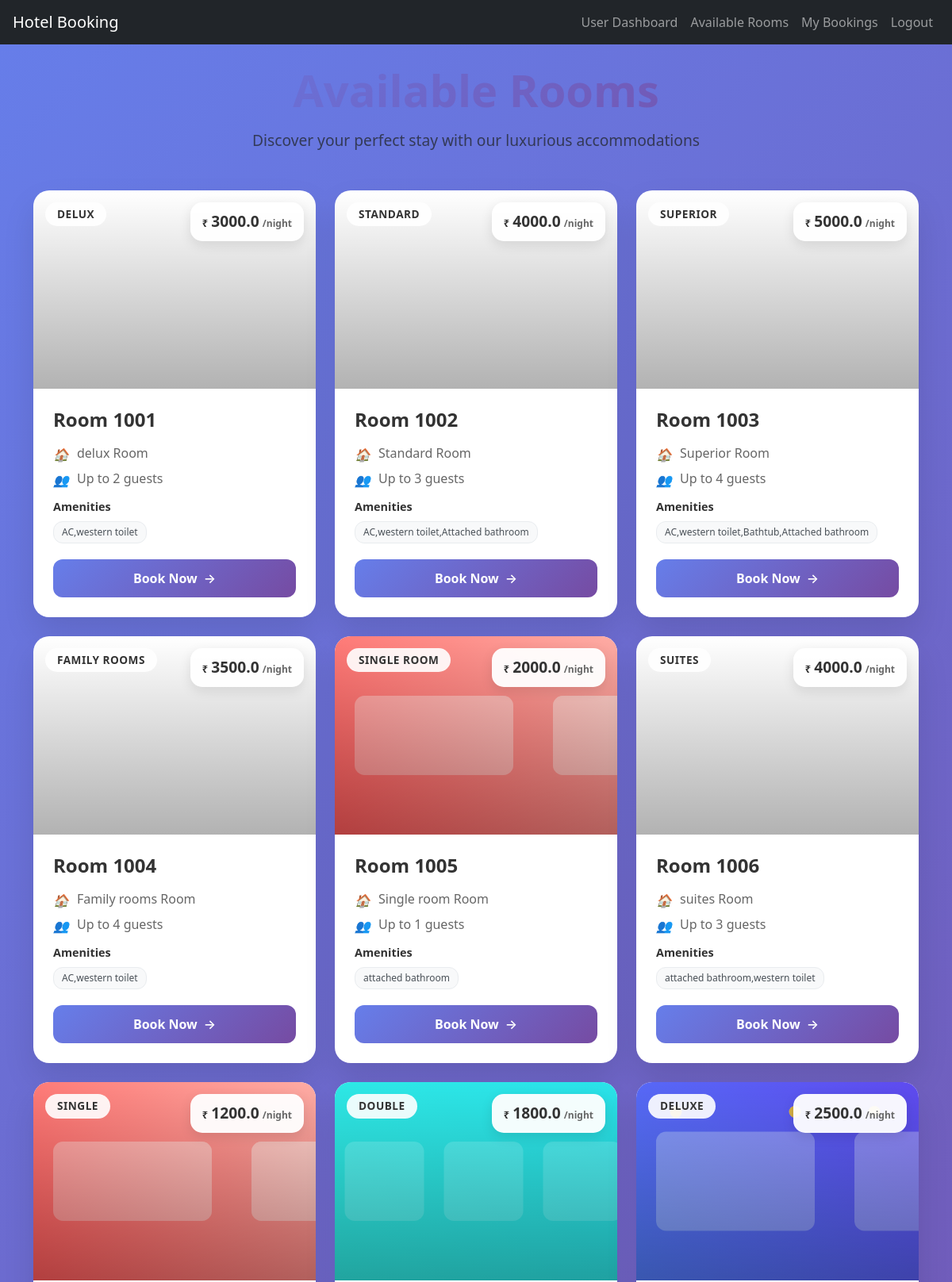
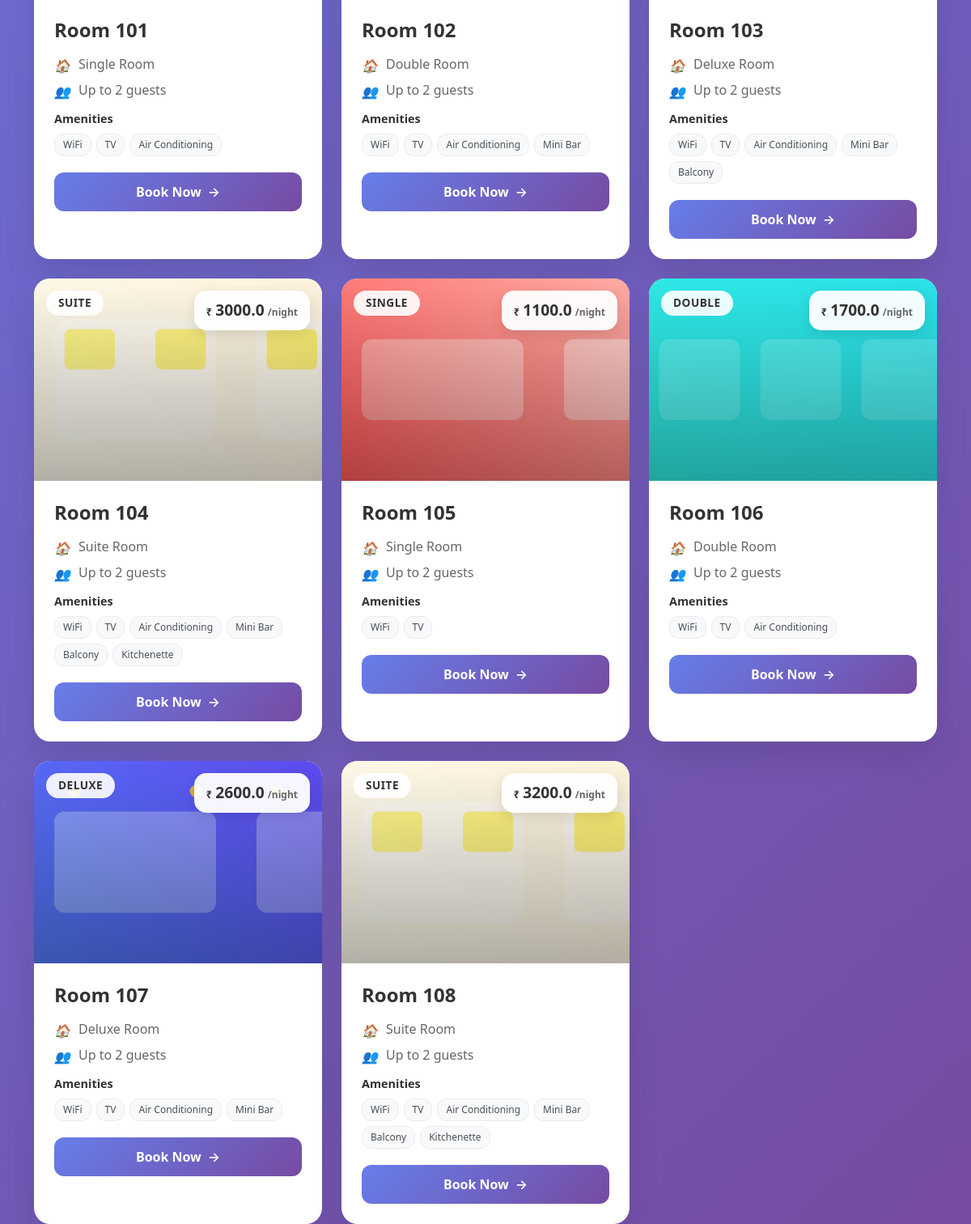
The page /rooms (signed in) on the database its author committed (2 pictures, top to bottom).
### app.py (models this page shows)
class Room(db.Model):
    id = db.Column(db.Integer, primary_key=True)
    room_number = db.Column(db.String(20), unique=True, nullable=False)
    room_type = db.Column(db.String(50), nullable=False)
    price = db.Column(db.Float, nullable=False)
    capacity = db.Column(db.Integer, default=2)
    amenities = db.Column(db.String(200))
    image = db.Column(db.String(100), default='default-room.jpg')

### app.py (the view, shortened to what this page needs)
@app.route('/rooms')
@login_required
def view_rooms():
    room_type = request.args.get('type')
    min_price = request.args.get('min_price', 0, type=float)
    max_price = request.args.get('max_price', 10000, type=float)
    capacity = request.args.get('capacity', type=int)
    check_in_str = request.args.get('check_in')
    check_out_str = request.args.get('check_out')
    query = Room.query
    if room_type:
        query = query.filter_by(room_type=room_type)
    if capacity:
        query = query.filter(Room.capacity >= capacity)
    query = query.filter(Room.price >= min_price, Room.price <= max_price)
    rooms = query.all()
    return render_template('rooms.html', rooms=rooms, check_in=check_in_str, check_out=check_out_str)

### app.py (called while the page is built)
@login_manager.user_loader
def load_user(user_id):
    return User.query.get(int(user_id))

### templates/rooms.html (shortened to what this page needs)
{% extends "base.html" %}
{% block content %}
<div class="rooms-header text-center mb-5">
    <h1 class="display-4 fw-bold text-gradient">Available Rooms</h1>
    <p class="lead text-muted">Discover your perfect stay with our luxurious accommodations</p>
</div>
<div class="row g-4">
    {% if rooms %}
        {% for room in rooms %}
            <div class="col-lg-4 col-md-6">
                <div class="room-card h-100">
                    <div class="room-image-container">
                        <div class="room-image room-image-{{ room.room_type.lower() }}">
                            <div class="room-overlay">
                                <div class="room-type-badge">{{ room.room_type }}</div>
                            </div>
                        </div>
                        <div class="price-tag">
                            <span class="currency">₹</span>
                            <span class="amount">{{ room.price }}</span>
                            <span class="period">/night</span>
                        </div>
                    </div>
                    <div class="room-content">
                        <h3 class="room-title">Room {{ room.room_number }}</h3>
                        <div class="room-details">
                            <div class="detail-item">
                                <i class="icon-home"></i>
                                <span>{{ room.room_type }} Room</span>
                            </div>
                            <div class="detail-item">
                                <i class="icon-users"></i>
                                <span>Up to {{ room.capacity }} guests</span>
                            </div>
                            {% if room.amenities %}
                            <div class="amenities-section">
                                <h5 class="amenities-title">Amenities</h5>
                                <div class="amenities-list">
                                    {% for amenity in room.amenities.split(', ') %}
                                        <span class="amenity-tag">{{ amenity }}</span>
                                    {% endfor %}
                                </div>
                            </div>
                            {% endif %}
                        </div>
                        <div class="room-actions">
                            <a href="{{ url_for('book_room', room_id=room.id) }}" class="btn-book-now">
                                <span class="btn-text">Book Now</span>
                                <span class="btn-icon">→</span>
                            </a>
                        </div>
                    </div>
                </div>
            </div>
        {% endfor %}
    {% endif %}
</div>
{% endblock %}

### templates/base.html (shortened to what this page needs)
<!DOCTYPE html>
<html lang="en">
<head>
    <link rel="stylesheet" href="{{ url_for('static', filename='style.css') }}">
    <link href="https://cdn.jsdelivr.net/npm/bootstrap@5.3.0/dist/css/bootstrap.min.css" rel="stylesheet">
</head>
<body>
    <nav class="navbar navbar-expand-lg navbar-dark bg-dark px-3">
        <a class="navbar-brand" href="{{ url_for('home') }}">Hotel Booking</a>
        <div class="collapse navbar-collapse" id="navbarNav">
            <ul class="navbar-nav ms-auto">
                {% if current_user.is_authenticated %}
                    {% if current_user.is_admin %}
                        <li class="nav-item">
                            <a class="nav-link" href="{{ url_for('dashboard') }}">Admin Dashboard</a>
                        </li>
                    {% else %}
                        <li class="nav-item">
                            <a class="nav-link" href="{{ url_for('dashboard') }}">User Dashboard</a>
                        </li>
                    {% endif %}
                    <li class="nav-item">
                        <a class="nav-link" href="{{ url_for('view_rooms') }}">Available Rooms</a>
                    </li>
                    <li class="nav-item">
                        <a class="nav-link" href="{{ url_for('my_bookings') }}">My Bookings</a>
                    </li>
                    <li class="nav-item">
                        <a class="nav-link" href="{{ url_for('logout') }}">Logout</a>
                    </li>
                {% endif %}
            </ul>
        </div>
    </nav>
    <div class="container mt-4">
        {% block content %}{% endblock %}
    </div>
</body>
</html>

### static/style.css (style rules this page uses)
body { background: linear-gradient(135deg, #667eea 0%, #764ba2 100%); background-attachment: fixed; font-family: 'Segoe UI', Tahoma, Geneva, Verdana, sans-serif; min-height: 100vh; }
.container { margin-top: 30px; position: relative; z-index: 1; }
h1, h2, h4 { color: #343a40; text-align: center; margin-bottom: 20px; }
.text-gradient { background: linear-gradient(135deg, #667eea 0%, #764ba2 100%); -webkit-background-clip: text; -webkit-text-fill-color: transparent; background-clip: text; }
.rooms-header { margin-bottom: 3rem !important; }
.rooms-header h1 { font-size: 3.5rem; font-weight: 700; margin-bottom: 1rem; }
.rooms-header p { font-size: 1.2rem; color: #6c757d; }
.room-card { background: white; border-radius: 20px; overflow: hidden; box-shadow: 0 20px 40px rgba(0, 0, 0, 0.1); transition: all 0.3s ease; position: relative; }
.room-image-container { position: relative; height: 250px; overflow: hidden; }
.room-image { width: 100%; height: 100%; background-size: cover; background-position: center; position: relative; transition: transform 0.3s ease; }
.room-image-single { background-blend-mode: overlay; }
.room-image-double { background-blend-mode: overlay; }
.room-image-deluxe { background-blend-mode: overlay; }
.room-image-suite { background-blend-mode: overlay; }
.room-overlay { position: absolute; top: 0; left: 0; right: 0; bottom: 0; background: linear-gradient(to bottom, transparent 0%, rgba(0,0,0,0.3) 100%); }
.room-type-badge { position: absolute; top: 15px; left: 15px; background: rgba(255, 255, 255, 0.9); color: #333; padding: 5px 15px; border-radius: 20px; font-size: 0.85rem; font-weight: 600; text-transform: uppercase; letter-spacing: 0.5px; }
.price-tag { position: absolute; top: 15px; right: 15px; background: rgba(255, 255, 255, 0.95); color: #333; padding: 10px 15px; border-radius: 15px; font-weight: 600; box-shadow: 0 5px 15px rgba(0,0,0,0.1); }
.price-tag .currency { font-size: 0.8rem; }
.price-tag .amount { font-size: 1.2rem; font-weight: 700; }
.price-tag .period { font-size: 0.75rem; color: #666; }
.room-content { padding: 25px; }
.room-title { font-size: 1.5rem; font-weight: 700; color: #333; margin-bottom: 15px; }
.room-details { margin-bottom: 20px; }
.detail-item { display: flex; align-items: center; margin-bottom: 8px; color: #666; }
.detail-item i { width: 20px; height: 20px; margin-right: 10px; display: inline-block; }
.icon-home::before { content: "🏠"; font-size: 1rem; }
.icon-users::before { content: "👥"; font-size: 1rem; }
.amenities-section { margin-top: 15px; }
.amenities-title { font-size: 0.9rem; font-weight: 600; color: #333; margin-bottom: 10px; }
.amenities-list { display: flex; flex-wrap: wrap; gap: 6px; }
.amenity-tag { background: #f8f9fa; color: #495057; padding: 4px 10px; border-radius: 12px; font-size: 0.75rem; font-weight: 500; border: 1px solid #e9ecef; }
.room-actions { margin-top: 20px; }
.btn-book-now { display: flex; align-items: center; justify-content: center; width: 100%; background: linear-gradient(135deg, #667eea 0%, #764ba2 100%); color: white; text-decoration: none; padding: 12px 24px; border-radius: 12px; font-weight: 600; transition: all 0.3s ease; position: relative; overflow: hidden; }
.btn-book-now .btn-text { margin-right: 8px; }
.btn-book-now .btn-icon { transition: transform 0.3s ease; }
.navbar { margin-bottom: 20px; backdrop-filter: blur(10px); background: rgba(52, 58, 64, 0.95) !important; }

### rows shown on the page
Room: room_type "DELUX", price "3000.0", room_number "1001", room_type "delux", capacity "2", amenities "AC,western toilet"
Room: room_type "STANDARD", price "4000.0", room_number "1002", room_type "Standard", capacity "3", amenities "AC,western toilet,Attached bathroom"
Room: room_type "SUPERIOR", price "5000.0", room_number "1003", room_type "Superior", capacity "4", amenities "AC,western toilet,Bathtub,Attached bathroom"
Room: room_type "FAMILY ROOMS", price "3500.0", room_number "1004", room_type "Family rooms", capacity "4", amenities "AC,western toilet"
Room: room_type "SINGLE ROOM", price "2000.0", room_number "1005", room_type "Single room", capacity "1", amenities "attached bathroom"
Room: room_type "SUITES", price "4000.0", room_number "1006", room_type "suites", capacity "3", amenities "attached bathroom,western toilet"
Room: room_type "SINGLE", price "1200.0", room_number "101", room_type "Single", capacity "2", amenity "WiFi" "TV" "Air Conditioning"
Room: room_type "DOUBLE", price "1800.0", room_number "102", room_type "Double", capacity "2", amenity "WiFi" "TV" "Air Conditioning" "Mini Bar"
Room: room_type "DELUXE", price "2500.0", room_number "103", room_type "Deluxe", capacity "2", amenity "WiFi" "TV" "Air Conditioning" "Mini Bar" "Balcony"
Room: room_type "SUITE", price "3000.0", room_number "104", room_type "Suite", capacity "2", amenity "WiFi" "TV" "Air Conditioning" "Mini Bar" "Balcony" "Kitchenette"
Room: room_type "SINGLE", price "1100.0", room_number "105", room_type "Single", capacity "2", amenity "WiFi" "TV"
Room: room_type "DOUBLE", price "1700.0", room_number "106", room_type "Double", capacity "2", amenity "WiFi" "TV" "Air Conditioning"
Room: room_type "DELUXE", price "2600.0", room_number "107", room_type "Deluxe", capacity "2", amenity "WiFi" "TV" "Air Conditioning" "Mini Bar"
Room: room_type "SUITE", price "3200.0", room_number "108", room_type "Suite", capacity "2", amenity "WiFi" "TV" "Air Conditioning" "Mini Bar" "Balcony" "Kitchenette"
